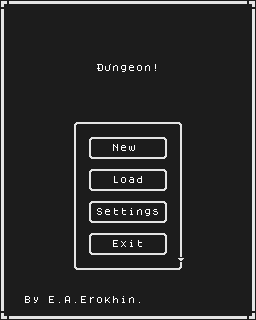

A level layout from a 2D game, rendered from its tile map. Below: a short description, then the map file with tile-grid data replaced by summaries:
An orthogonal 32x40 tile map with 8x8 px tiles, 2 tile layers (Base, Second), 2 tilesets.

<map version="1.4" tiledversion="1.4.3" orientation="orthogonal" renderorder="right-down" width="32" height="40" tilewidth="8" tileheight="8" infinite="0" nextlayerid="3" nextobjectid="1">
 <tileset firstgid="1" source="../Tilesets/patterns.tsx" />
 <tileset firstgid="4097" source="../Tilesets/Font.tsx" />
 <layer id="1" name="Base" width="32" height="40">
  <data>[1280 cells, 1280 non-empty, 38 distinct tile ids]</data>
 </layer>
 <layer id="2" name="Second" width="32" height="40">
  <data>[1280 cells, 213 non-empty, 53 distinct tile ids]</data>
 </layer>
</map>
